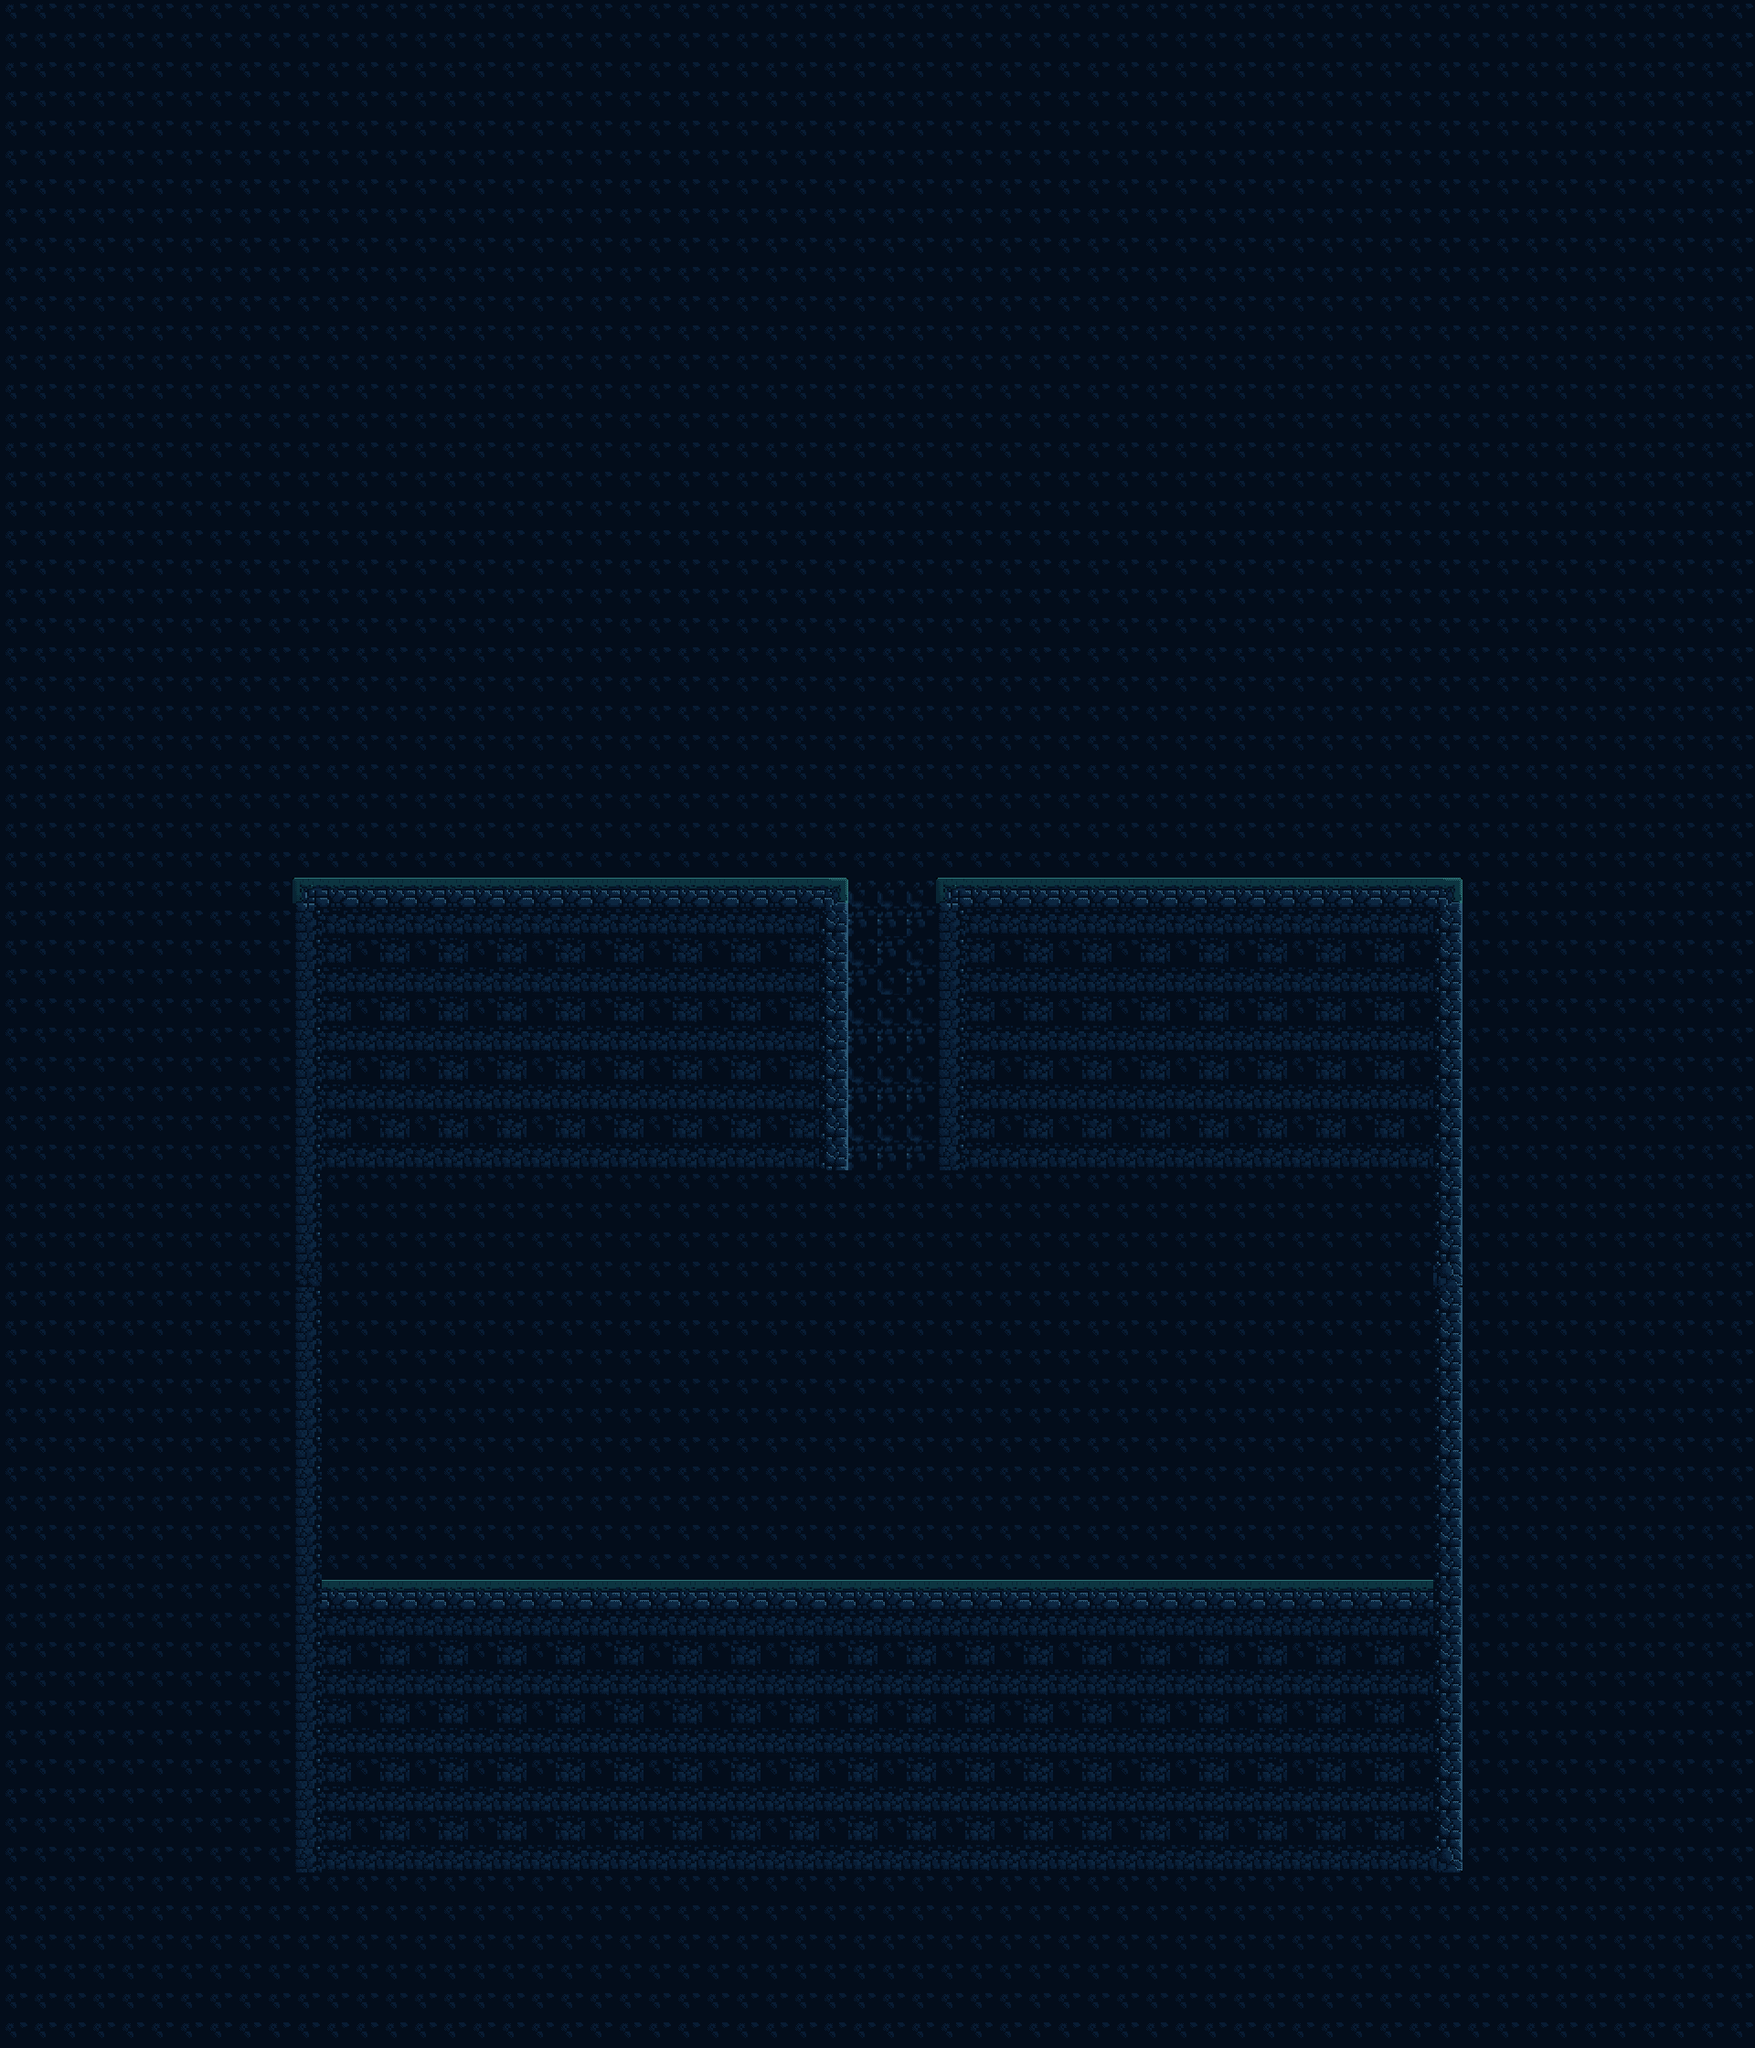

Below is a game level as drawn by its tile map, then a one-line description and the .tmx that defines it (tile-layer data replaced by summaries):
An orthogonal 60x70 tile map with 32x32 px tiles, 1 tile layer (Tile Layer 1) and 60 objects (50x Brick, Player, Enemy).

<map version="1.10" tiledversion="1.10.2" orientation="orthogonal" renderorder="right-down" width="60" height="70" tilewidth="32" tileheight="32" infinite="0" nextlayerid="6" nextobjectid="200">
 <tileset firstgid="1" source="Spritesheet.tsx" />
 <layer id="1" name="Tile Layer 1" width="60" height="70">
  <data>[4200 cells, 4200 non-empty, 11 distinct tile ids]</data>
 </layer>
 <objectgroup id="4" name="Platforms">
  <object id="52" x="1024" y="960" width="576" height="320" />
  <object id="53" x="608" y="512" width="32" height="448" />
  <object id="54" x="1280" y="512" width="32" height="448" />
  <object id="55" x="320" y="960" width="608" height="320" />
  <object id="190" x="640" y="512" width="640" height="32" />
  <object id="193" x="320" y="1280" width="32" height="448" />
  <object id="197" x="1568" y="1280" width="32" height="448" />
  <object id="198" x="320" y="1728" width="1280" height="320" />
 </objectgroup>
 <objectgroup id="3" name="SpawnPoints">
  <object id="26" type="Player" gid="1" x="736" y="896" width="32" height="32" />
  <object id="189" type="Enemy" gid="2147483650" x="1248" y="1664" width="32" height="32">
   <properties>
    <property name="Type" value="Boss" />
   </properties>
  </object>
  <object id="91" type="Brick" gid="11" x="960" y="992" width="32" height="32">
   <properties>
    <property name="TileOffsetX" type="int" value="2" />
    <property name="TileOffsetY" type="int" value="1" />
   </properties>
  </object>
  <object id="92" type="Brick" gid="27" x="960" y="1024" width="32" height="32">
   <properties>
    <property name="TileOffsetX" type="int" value="2" />
    <property name="TileOffsetY" type="int" value="3" />
   </properties>
  </object>
  <object id="93" type="Brick" gid="27" x="960" y="1056" width="32" height="32">
   <properties>
    <property name="TileOffsetX" type="int" value="2" />
    <property name="TileOffsetY" type="int" value="3" />
   </properties>
  </object>
  <object id="94" type="Brick" gid="27" x="960" y="1088" width="32" height="32">
   <properties>
    <property name="TileOffsetX" type="int" value="2" />
    <property name="TileOffsetY" type="int" value="3" />
   </properties>
  </object>
  <object id="95" type="Brick" gid="27" x="960" y="1120" width="32" height="32">
   <properties>
    <property name="TileOffsetX" type="int" value="2" />
    <property name="TileOffsetY" type="int" value="3" />
   </properties>
  </object>
  <object id="96" type="Brick" gid="27" x="960" y="1152" width="32" height="32">
   <properties>
    <property name="TileOffsetX" type="int" value="2" />
    <property name="TileOffsetY" type="int" value="3" />
   </properties>
  </object>
  <object id="97" type="Brick" gid="27" x="960" y="1184" width="32" height="32">
   <properties>
    <property name="TileOffsetX" type="int" value="2" />
    <property name="TileOffsetY" type="int" value="3" />
   </properties>
  </object>
  <object id="98" type="Brick" gid="27" x="960" y="1216" width="32" height="32">
   <properties>
    <property name="TileOffsetX" type="int" value="2" />
    <property name="TileOffsetY" type="int" value="3" />
   </properties>
  </object>
  <object id="99" type="Brick" gid="27" x="960" y="1248" width="32" height="32">
   <properties>
    <property name="TileOffsetX" type="int" value="2" />
    <property name="TileOffsetY" type="int" value="3" />
   </properties>
  </object>
  <object id="100" type="Brick" gid="27" x="960" y="1280" width="32" height="32">
   <properties>
    <property name="TileOffsetX" type="int" value="2" />
    <property name="TileOffsetY" type="int" value="3" />
   </properties>
  </object>
  <object id="105" type="Brick" gid="11" x="896" y="992" width="32" height="32">
   <properties>
    <property name="TileOffsetX" type="int" value="2" />
    <property name="TileOffsetY" type="int" value="1" />
   </properties>
  </object>
  <object id="106" type="Brick" gid="11" x="928" y="992" width="32" height="32">
   <properties>
    <property name="TileOffsetX" type="int" value="2" />
    <property name="TileOffsetY" type="int" value="1" />
   </properties>
  </object>
  <object id="107" type="Brick" gid="11" x="992" y="992" width="32" height="32">
   <properties>
    <property name="TileOffsetX" type="int" value="2" />
    <property name="TileOffsetY" type="int" value="1" />
   </properties>
  </object>
  <object id="108" type="Brick" gid="11" x="1024" y="992" width="32" height="32">
   <properties>
    <property name="TileOffsetX" type="int" value="2" />
    <property name="TileOffsetY" type="int" value="1" />
   </properties>
  </object>
  <object id="109" type="Brick" gid="27" x="896" y="1088" width="32" height="32">
   <properties>
    <property name="TileOffsetX" type="int" value="2" />
    <property name="TileOffsetY" type="int" value="3" />
   </properties>
  </object>
  <object id="110" type="Brick" gid="27" x="896" y="1024" width="32" height="32">
   <properties>
    <property name="TileOffsetX" type="int" value="2" />
    <property name="TileOffsetY" type="int" value="3" />
   </properties>
  </object>
  <object id="111" type="Brick" gid="27" x="896" y="1056" width="32" height="32">
   <properties>
    <property name="TileOffsetX" type="int" value="2" />
    <property name="TileOffsetY" type="int" value="3" />
   </properties>
  </object>
  <object id="112" type="Brick" gid="27" x="896" y="1120" width="32" height="32">
   <properties>
    <property name="TileOffsetX" type="int" value="2" />
    <property name="TileOffsetY" type="int" value="3" />
   </properties>
  </object>
  <object id="113" type="Brick" gid="27" x="896" y="1152" width="32" height="32">
   <properties>
    <property name="TileOffsetX" type="int" value="2" />
    <property name="TileOffsetY" type="int" value="3" />
   </properties>
  </object>
  <object id="114" type="Brick" gid="27" x="896" y="1184" width="32" height="32">
   <properties>
    <property name="TileOffsetX" type="int" value="2" />
    <property name="TileOffsetY" type="int" value="3" />
   </properties>
  </object>
  <object id="115" type="Brick" gid="27" x="896" y="1216" width="32" height="32">
   <properties>
    <property name="TileOffsetX" type="int" value="2" />
    <property name="TileOffsetY" type="int" value="3" />
   </properties>
  </object>
  <object id="116" type="Brick" gid="27" x="896" y="1248" width="32" height="32">
   <properties>
    <property name="TileOffsetX" type="int" value="2" />
    <property name="TileOffsetY" type="int" value="3" />
   </properties>
  </object>
  <object id="117" type="Brick" gid="27" x="896" y="1280" width="32" height="32">
   <properties>
    <property name="TileOffsetX" type="int" value="2" />
    <property name="TileOffsetY" type="int" value="3" />
   </properties>
  </object>
  <object id="126" type="Brick" gid="27" x="1024" y="1280" width="32" height="32">
   <properties>
    <property name="TileOffsetX" type="int" value="2" />
    <property name="TileOffsetY" type="int" value="3" />
   </properties>
  </object>
  <object id="127" type="Brick" gid="27" x="1024" y="1248" width="32" height="32">
   <properties>
    <property name="TileOffsetX" type="int" value="2" />
    <property name="TileOffsetY" type="int" value="3" />
   </properties>
  </object>
  <object id="128" type="Brick" gid="27" x="1024" y="1216" width="32" height="32">
   <properties>
    <property name="TileOffsetX" type="int" value="2" />
    <property name="TileOffsetY" type="int" value="3" />
   </properties>
  </object>
  </objectgroup>
 <objectgroup id="4" name="Settings">
  <properties>
   <property name="Gravity" type="int" value="800" />
  </properties>
 </objectgroup>
</map>
<!-- 24 of 60 objects omitted -->
